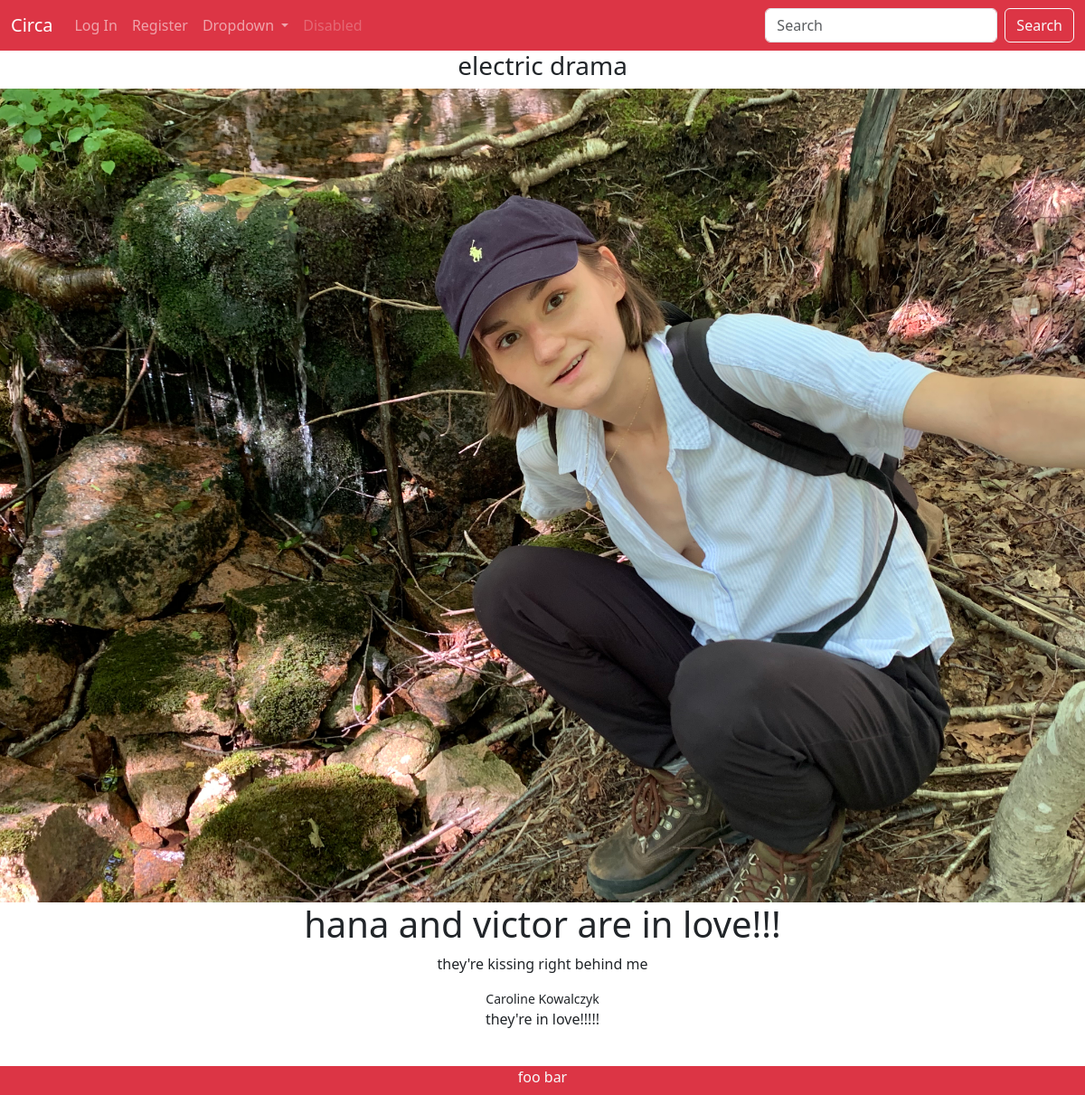
The page /articles/electric-drama/hana-and-victor on the database its author committed.
### news/models.py (models this page shows, shortened)
class Section(models.Model):
    section_name = models.CharField(max_length=50)
    section_url_name = models.SlugField(max_length=50, null=True, unique=True)

class Article(models.Model):
    headline = models.CharField(max_length=50, blank=False, unique_for_date="date")
    main = models.ForeignKey(Image, null=True, on_delete=models.PROTECT)
    byline = models.ForeignKey(Author,null=True, on_delete=models.PROTECT)
    deck = models.CharField(max_length=240, blank=False)
    slug = models.SlugField(unique=True)
    url = models.SlugField(max_length=40, unique=True, null=True)
    date = models.DateTimeField(auto_now_add=False, null=True)
    content = HTMLField()
    section = models.ForeignKey(Section, null=True, on_delete=models.SET_NULL)
    updated_at = models.DateTimeField(blank=True, null=True)
    update_lang = models.DateTimeField(blank=True, null=True)
    is_hero = models.BooleanField(default=False)
    is_featured = models.BooleanField(default=False)
    is_published = models.BooleanField(default=False)

class Image(models.Model):
    image = models.ImageField(max_length=2000, upload_to="static/news/images")
    caption = models.TextField(max_length=400, null=True, blank=True)

class Author(models.Model):
    byline = models.CharField(max_length=50, null=True)
    author_bio = models.TextField(max_length=2000)
    author_slug = models.SlugField(null=True, blank=True, unique=True)
    pic = models.ForeignKey(Image, null=True, on_delete=models.PROTECT)
    def __str__(self):
        return f"{self.byline}"

### news/views.py (the view)
# urls.py: path("articles/<str:section_url_name>/<str:url>", views.article_details, name="article_details"),
def article_details(request, section_url_name, url):
    section = get_object_or_404(Section, section_url_name=section_url_name)
    article = get_object_or_404(Article, url=url, section=section)
    comments= Comment.objects.filter(article=article)
    return render(request, "news/article.html", {
        "article": article,
        "section": section,
        "comments":comments
    })

### news/templates/news/article.html (shortened to what this page needs)
{% extends "news/layout.html" %}
{% block body %}
<h3>{{ section.section_name }}</h3>
<img class="hero-img" src="{{ article.main.image.url }}">
    <h1>{{ article.headline }}</h1>
<p>{{ article.deck }}</p>
<small>{{ article.byline }}</small>
{{ article.content | safe }}
    <br>
{% endblock %}

### news/static/news/styles.css (style rules this page uses)
body { display: flex; flex-direction: column; overflow-y: scroll; }
.hero-img { width:100%; object-fit:contain; }

### rows shown on the page
Section: section_name "electric drama"
Article: main.image (picture), headline "hana and victor are in love!!!", deck "they're kissing right behind me", byline "Caroline Kowalczyk", content "they're in love!!!!!"
